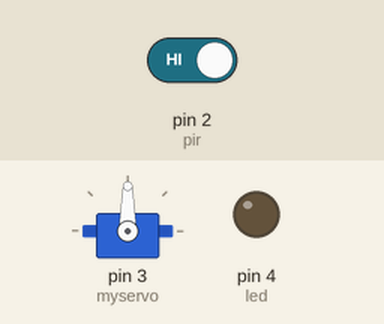
Simulated run of this sketch. Board: Arduino Uno, built with avr-gcc and run on an emulated ATmega328P. On the bench: servo, output pins drawn as LEDs (lit = HIGH). The inputs (shaded band) are chosen by the test bench; at power-on: pin 2 (pir) HIGH.

Above: at 1.2 s.
1.3 s: pin 2 (pir) driven LOW
At 1.9 s:
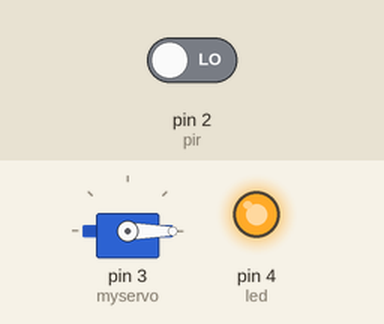
Timing chart, 0 to 4.3 s (numbered marks = the images above; inputs shaded):
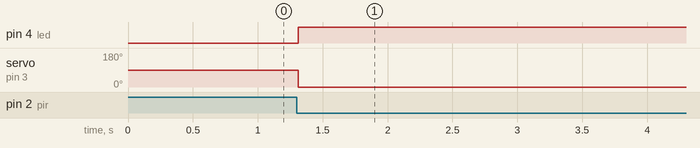

The sketch:

pir_controlled_servo.ino
```cpp
#include <Servo.h>
Servo myservo;
int pir = 2;
int led = 4;
int val;
int door;
void setup() {
	myservo.attach(3);
	pinMode(pir, INPUT);
	pinMode(led, OUTPUT);
}
void loop() {
	val = digitalRead(pir);
	if (val == LOW){
		digitalWrite(led, HIGH);
		myservo.write(0);
		door = 1;
		delay(5000);
	}
	else {
		digitalWrite(led,LOW);
		myservo.write(90);
		door = 0;
	}
	delay(15);
}
```

LogTxt.cpp
```cpp
#include<stdio.h>
#include<stdlib.h>

int main()
{
    float I,nM,Imean,Tres;

    Tres = 1.48;

    printf("menghitung arus rata-rata per panel\n");

    printf("masukkan nilai Arus Terukur : ");
    scanf("%f",&I);

    printf("masukkan jumlah motor per kolam : ");
    scanf("%f",&nM);

    if(nM == 0){
        printf("jumlah motor tidak boleh nol");
        return 1;
    }

    Imean = I/nM;

    printf("nilai arus rata-rata adalah : %.2f ampere\n",Imean);

    if(Imean < Tres)
        printf("motor anda aman\n");
    else
        printf("motor anda berpotensi terbakar\n");
    FILE *fp;
    // choose your preferences csv or txt
    // fp = fopen("monitoring.csv","a");

    // fprintf(fp,"%.2f,%.0f,%.2f\n", I,nM,Imean);

    fp = fopen("monitoring.txt","a");

    fprintf(fp,"%.2f/%.0f/%.2f\n",
            I,nM,Imean);

    fclose(fp);

    printf("Data tersimpan\n");


    return 0;
}
```

Measured:
- after the input at 1.3 s, pin 4 (led): LOW → HIGH at once; servo on pin 3 (myservo): 90° → 0° at once
